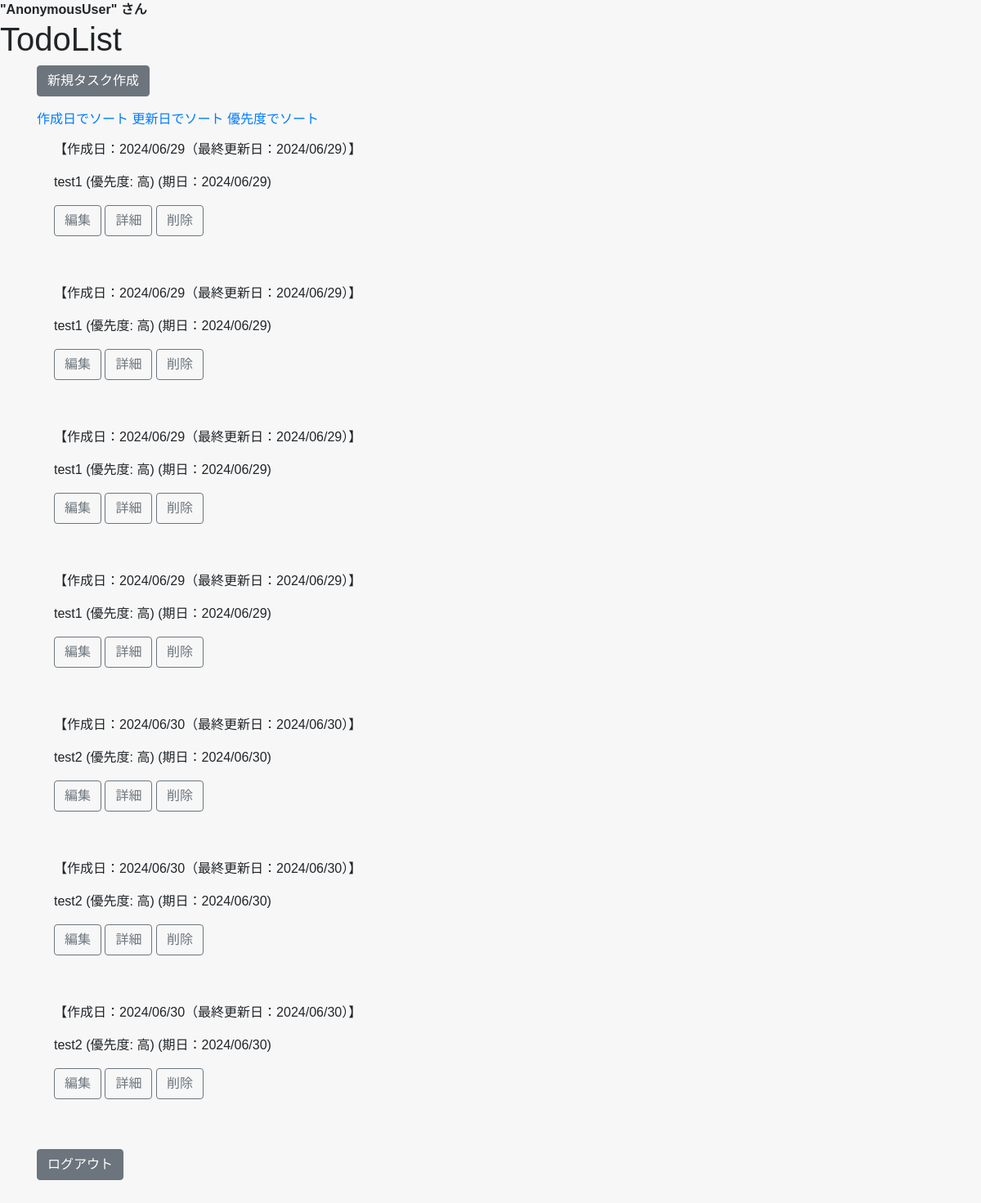
The page /taskapp/list/ on the database as committed earlier.
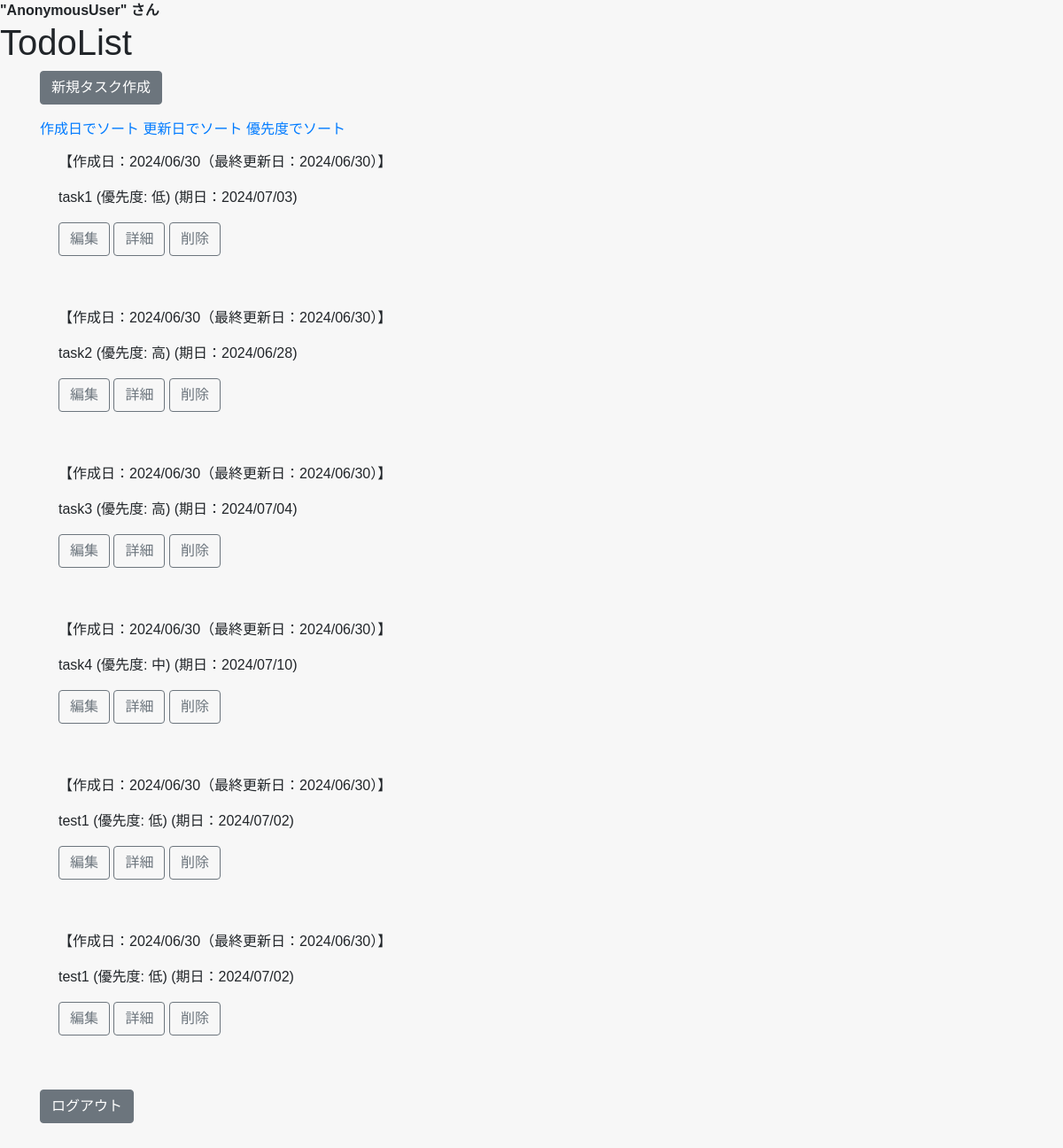
The same page on the database as committed later.
### TaskApp/models.py (models this page shows, shortened)
class Task(models.Model):
    task_name = models.CharField(max_length=100)
    task_detail = models.TextField()
    due_date = models.DateTimeField()
    is_completed = models.BooleanField(default=False)
    completed_at = models.DateTimeField(null=True, blank=True)
    priority = models.ForeignKey(Priority, on_delete=models.CASCADE)
    user = models.ForeignKey(CustomUser, on_delete=models.CASCADE)
    created_at = models.DateTimeField(auto_now_add=True)
    updated_at = models.DateTimeField(auto_now_add=True)

class Priority(models.Model):
    HIGH = '高'
    MEDIUM = '中'
    LOW = '低'
    CHOICES = [
        (HIGH, 'High'),
        (MEDIUM, 'Medium'),
        (LOW, 'Low'),
    ]
    name = models.CharField(max_length=50, choices=CHOICES)

### TaskApp/views.py (the view)
# urls.py: path('list/', TaskListView.as_view(), name='list'),
class TaskListView(ListView):
    template_name = 'task_list.html'
    model = Task
    def get_queryset(self):
        sort_param = self.request.GET.get('sort')
        queryset = super().get_queryset()
        if sort_param == 'updated_at':
            queryset = queryset.order_by('updated_at')
        elif sort_param == 'due_date':
            queryset = queryset.order_by('due_date')
        elif sort_param == 'priority':
            queryset = queryset.order_by('priority')
        return queryset

### TaskApp/templates/task_list.html (shortened to what this page needs)
{% extends "task_base.html" %}
{% block header %}
<div>
    <strong >"{{ request.user }}" さん</strong>
    <h1>TodoList</h1>
</div>
{% endblock header %}
{% block content %}
<div class="container" >
    <a href="{% url 'TaskApp:create' %}" class="btn btn-secondary mb-3" tabindex="-1" role="button" aria-disabled="true">新規タスク作成</a>
    <div>
        <a href="{% url 'TaskApp:list' %}?sort=date_created">作成日でソート</a>
        <a href="{% url 'TaskApp:list' %}?sort=date_updated">更新日でソート</a>
        <a href="{% url 'TaskApp:list' %}?sort=priority">優先度でソート</a>
    </div>
    {% for task in task_list %}
    <div class="alert {{ task.priority.get_alert_class }}" role="alert">
        <p>
            【作成日：{{ task.created_at|date:"Y/m/d" }}（最終更新日：{{ task.updated_at|date:"Y/m/d" }}）】
        </p>
        {% if task.is_completed %}
        <p>
            ✔完了：<s>{{ task.task_name }}</s>
            <s><span class="task-date">(期日：{{ task.due_date|date:"Y/m/d" }})</span></s>
        </p>
        {% else %}
        <p class="task-name">
            {{ task.task_name }}
            <span class="">(優先度: {{ task.priority.name }})</span>
            <span class="task-date">(期日：{{ task.due_date|date:"Y/m/d" }})</span>
        <p>
        {% endif %}
        <a href="{% url 'TaskApp:update' pk=task.pk %}" class="btn btn-outline-secondary" tabindex="-1" role="button" aria-disabled="true">編集</a>
        <a href="{% url 'TaskApp:detail' pk=task.pk %}" class="btn btn-outline-secondary" tabindex="-1" role="button" aria-disabled="true">詳細</a>
        <a href="{% url 'TaskApp:delete' pk=task.pk %}" class="btn btn-outline-secondary" tabindex="-1" role="button" aria-disabled="true">削除</a>
    </div>
    {% endfor %}
    <form action="{% url 'UserApp:logout' %}" method="post" style="margin: 32px 0;">
        <input type="submit" value="ログアウト" class="btn btn-secondary">
    </form>
</div>
{% endblock content %}

### TaskApp/templates/task_base.html (shortened to what this page needs)
<!doctype html>
<html lang="ja">
  <head>
    <link rel="stylesheet" href="https://stackpath.bootstrapcdn.com/bootstrap/4.5.0/css/bootstrap.min.css">
  </head>
  <body>
    {% block header %}
    {% endblock header %}
    {% block content %}{% endblock content %}
  </body>
</html>

### TaskApp/templates/task_base.html (style rules this page uses)
body { background-color: #f7f7f7; font-family: 'Yu Gothic', YuGothic, sans-serif; }

Rows that differ between the two databases and show on the page:
removed Task: created_at "2024/06/29", updated_at "2024/06/29", task_name "test1", priority.name "高", due_date "2024/06/29"
removed Task: created_at "2024/06/29", updated_at "2024/06/29", task_name "test1", priority.name "高", due_date "2024/06/29"
removed Task: created_at "2024/06/29", updated_at "2024/06/29", task_name "test1", priority.name "高", due_date "2024/06/29"
removed Task: created_at "2024/06/29", updated_at "2024/06/29", task_name "test1", priority.name "高", due_date "2024/06/29"
removed Task: created_at "2024/06/30", updated_at "2024/06/30", task_name "test2", priority.name "高", due_date "2024/06/30"
removed Task: created_at "2024/06/30", updated_at "2024/06/30", task_name "test2", priority.name "高", due_date "2024/06/30"
removed Task: created_at "2024/06/30", updated_at "2024/06/30", task_name "test2", priority.name "高", due_date "2024/06/30"
added Task: created_at "2024/06/30", updated_at "2024/06/30", task_name "task1", priority.name "低", due_date "2024/07/03"
added Task: created_at "2024/06/30", updated_at "2024/06/30", task_name "task2", priority.name "高", due_date "2024/06/28"
added Task: created_at "2024/06/30", updated_at "2024/06/30", task_name "task3", priority.name "高", due_date "2024/07/04"
added Task: created_at "2024/06/30", updated_at "2024/06/30", task_name "task4", priority.name "中", due_date "2024/07/10"
added Task: created_at "2024/06/30", updated_at "2024/06/30", task_name "test1", priority.name "低", due_date "2024/07/02"
added Task: created_at "2024/06/30", updated_at "2024/06/30", task_name "test1", priority.name "低", due_date "2024/07/02"
